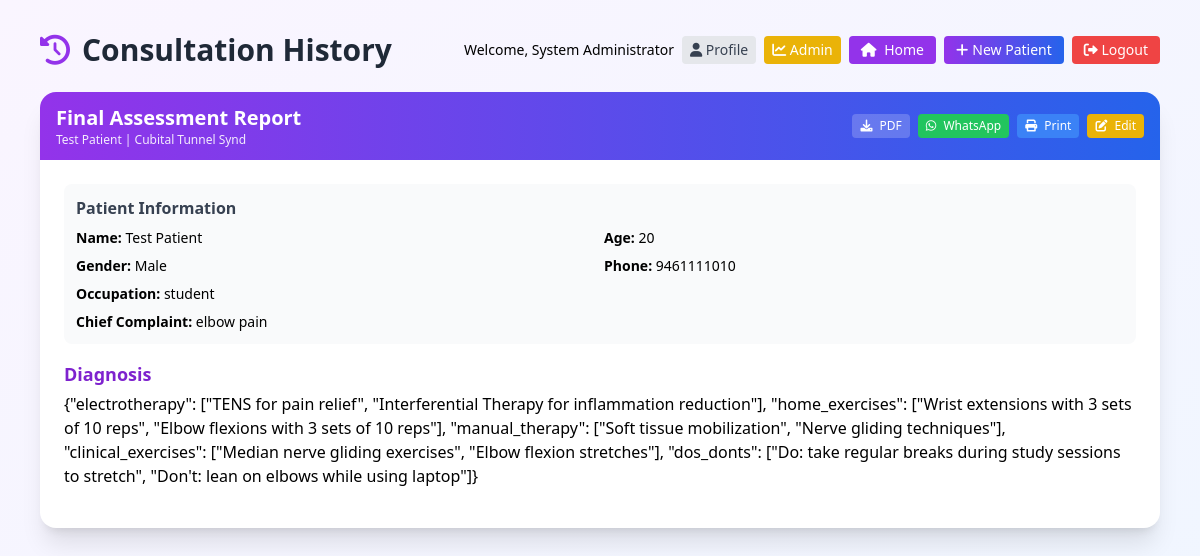
Page /view_report/c5346e83-fe9d-43e0-8542-ea59969a20dd (signed in) on the committed database.
### tables this page shows
CREATE TABLE consultations
                 (id TEXT PRIMARY KEY,
                  patient_name TEXT,
                  age INTEGER,
                  gender TEXT,
                  phone TEXT,
                  occupation TEXT,
                  marital_status TEXT,
                  is_pregnant TEXT,
                  trimester TEXT,
                  pregnancy_complications TEXT,
                  children_count INTEGER,
                  chief_complaint TEXT,
                  cause_of_injury TEXT,
                  past_history TEXT,
                  surgical_history TEXT,
                  chat_history TEXT,
                  final_report TEXT,
                  date TEXT, structured_recommendations TEXT, diagnosis TEXT, user_id INTEGER);

### app.py (the view)
@app.route('/view_report/<report_id>')
@login_required
def view_report(report_id):
    lang = session.get('lang', 'en')
    conn = sqlite3.connect(DB_PATH)
    c = conn.cursor()
    if session.get('role') == 'admin':
        c.execute("SELECT * FROM consultations WHERE id=?", (report_id,))
    else:
        c.execute("SELECT * FROM consultations WHERE id=? AND user_id=?", (report_id, session['user_id']))
    row = c.fetchone()
    conn.close()
    if not row:
        return "Report not found", 404
    columns = ['id','patient_name','age','gender','phone','occupation','marital_status','is_pregnant',
               'trimester','pregnancy_complications','children_count','chief_complaint',
               'cause_of_injury','past_history','surgical_history','chat_history',
               'final_report','structured_recommendations','diagnosis','date']
    report = dict(zip(columns, row))
    report['patient_info'] = {'age': report['age'], 'gender': report['gender'], 'phone': report['phone'], 'occupation': report.get('occupation', '')}
    if report.get('structured_recommendations'):
        try:
            report['structured_recommendations'] = json.loads(report['structured_recommendations'])
        except:
            report['structured_recommendations'] = {}
    else:
        report['structured_recommendations'] = {}
    return render_template('history.html', view_report=report, lang=lang, get_text=get_text, consultations=None)

### app.py (called while the page is built)
def login_required(f):
    @wraps(f)
    def decorated_function(*args, **kwargs):
        if 'user_id' not in session:
            return redirect(url_for('login'))
        return f(*args, **kwargs)
    return decorated_function

### templates/history.html (shortened to what this page needs)
<!DOCTYPE html>
<html lang="en">
<head>
    <script src="https://cdn.tailwindcss.com"></script>
    <link href="https://cdnjs.cloudflare.com/ajax/libs/font-awesome/6.0.0/css/all.min.css" rel="stylesheet">
    <link rel="stylesheet" href="{{ url_for('static', filename='css/style.css') }}">
</head>
<body class="bg-gradient-to-br from-purple-50 to-blue-50 min-h-screen">
    <div class="container mx-auto px-3 sm:px-4 py-4 sm:py-8 max-w-6xl">
        <div class="flex flex-col sm:flex-row justify-between items-start sm:items-center gap-3 mb-6">
            <div><h1 class="text-2xl sm:text-3xl font-bold text-gray-800"><i class="fas fa-history text-purple-600 mr-3"></i>{{ get_text('consult_history', lang) }}</h1></div>
            <div class="flex flex-wrap gap-2 items-center">
                <span class="text-sm hidden sm:inline">Welcome, {{ session.full_name }}</span>
                <a href="/profile" class="bg-gray-200 text-gray-700 px-2 py-1 rounded text-xs sm:text-sm"><i class="fas fa-user"></i> Profile</a>
                {% if session.role == 'admin' %}<a href="/admin" class="bg-yellow-500 text-white px-2 py-1 rounded text-xs sm:text-sm"><i class="fas fa-chart-line"></i> Admin</a>{% endif %}
                <a href="/" class="bg-purple-600 text-white px-3 py-1 rounded text-xs sm:text-sm"><i class="fas fa-home mr-1"></i> Home</a>
                <a href="/reset" class="bg-gradient-to-r from-purple-600 to-blue-600 text-white px-3 py-1 rounded text-xs sm:text-sm"><i class="fas fa-plus mr-1"></i>{{ get_text('new_patient', lang) }}</a>
                <a href="/logout" class="bg-red-500 text-white px-3 py-1 rounded text-xs sm:text-sm"><i class="fas fa-sign-out-alt"></i> Logout</a>
            </div>
        </div>
        {% if view_report %}
        <div class="bg-white rounded-2xl shadow-xl overflow-hidden">
            <div class="bg-gradient-to-r from-purple-600 to-blue-600 text-white px-4 py-3 flex flex-wrap justify-between items-center gap-2"><div><h2 class="text-lg sm:text-xl font-bold">{{ get_text('final_assessment', lang) }}</h2><p class="text-xs opacity-90">{{ view_report.patient_name }} | {{ view_report.date[:19] if view_report.date else '' }}</p></div><div class="flex flex-wrap gap-2"><a href="/download_structured_pdf/{{ view_report.id }}" class="bg-white/20 hover:bg-white/30 px-2 py-1 rounded text-xs"><i class="fas fa-download mr-1"></i> PDF</a><a href="/share_whatsapp/{{ view_report.id }}" target="_blank" class="bg-green-500 hover:bg-green-600 px-2 py-1 rounded text-xs"><i class="fab fa-whatsapp mr-1"></i> WhatsApp</a><a href="/print_report/{{ view_report.id }}" target="_blank" class="bg-blue-500 hover:bg-blue-600 px-2 py-1 rounded text-xs"><i class="fas fa-print mr-1"></i> Print</a><a href="/report_edit" class="bg-yellow-500 hover:bg-yellow-600 px-2 py-1 rounded text-xs"><i class="fas fa-edit mr-1"></i> Edit</a></div></div>
            <div class="p-4 sm:p-6"><div class="bg-gray-50 rounded-lg p-3 mb-4"><h3 class="font-semibold text-gray-700 mb-2">Patient Information</h3><div class="grid grid-cols-1 sm:grid-cols-2 gap-2 text-sm"><p><strong>Name:</strong> {{ view_report.patient_name }}</p><p><strong>Age:</strong> {{ view_report.patient_info.age }}</p><p><strong>Gender:</strong> {{ view_report.patient_info.gender }}</p><p><strong>Phone:</strong> {{ view_report.patient_info.phone }}</p><p><strong>Occupation:</strong> {{ view_report.patient_info.occupation }}</p><p class="col-span-2"><strong>Chief Complaint:</strong> {{ view_report.chief_complaint }}</p></div></div>
            {% if view_report.diagnosis %}<div class="mb-4"><h3 class="text-base sm:text-lg font-bold text-purple-700">Diagnosis</h3><p class="mt-1">{{ view_report.diagnosis }}</p></div>{% endif %}
            </div>
        </div>
        {% endif %}
    </div>
</body>
</html>

### rows in the picture
consultations: patient_name "Test Patient", diagnosis "Cubital Tunnel Synd", patient_info.age "20", patient_info.gender "Male", patient_info.phone "9461111010", patient_info.occupation "student", chief_complaint "elbow pain", diagnosis "{\"electrotherapy\": [\"TENS for pain relief\", \"Interferential Therapy for inflammation reduction\"], \"home_exercises\": [\"Wrist extensions with 3 sets of 10 reps\", \"Elbow flexions with 3 sets of 10 reps\"], \"manual_therapy\": [\"Soft tissue mobilization\", \"Nerve gliding techniques\"], \"clinical_exercises\": [\"Median nerve gliding exercises\", \"Elbow flexion stretches\"], \"dos_donts\": [\"Do: take regular breaks during study sessions to stretch\", \"Don't: lean on elbows while using laptop\"]}"

### other values in the picture
{{ get_text('consult_history', lang) }} "Consultation History"
{{ session.full_name }} "System Administrator"
{{ get_text('new_patient', lang) }} "New Patient"
{{ get_text('final_assessment', lang) }} "Final Assessment Report"
